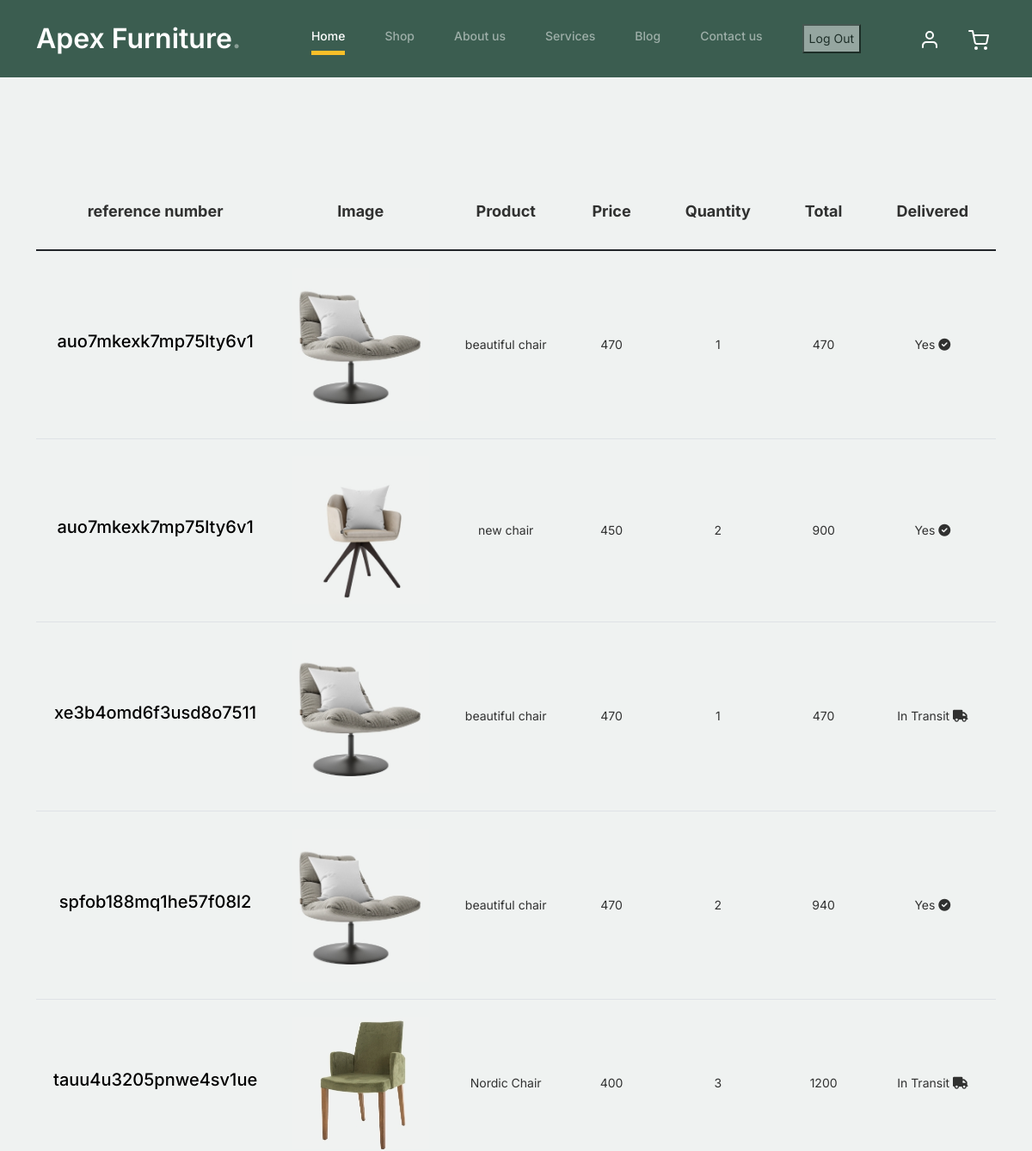
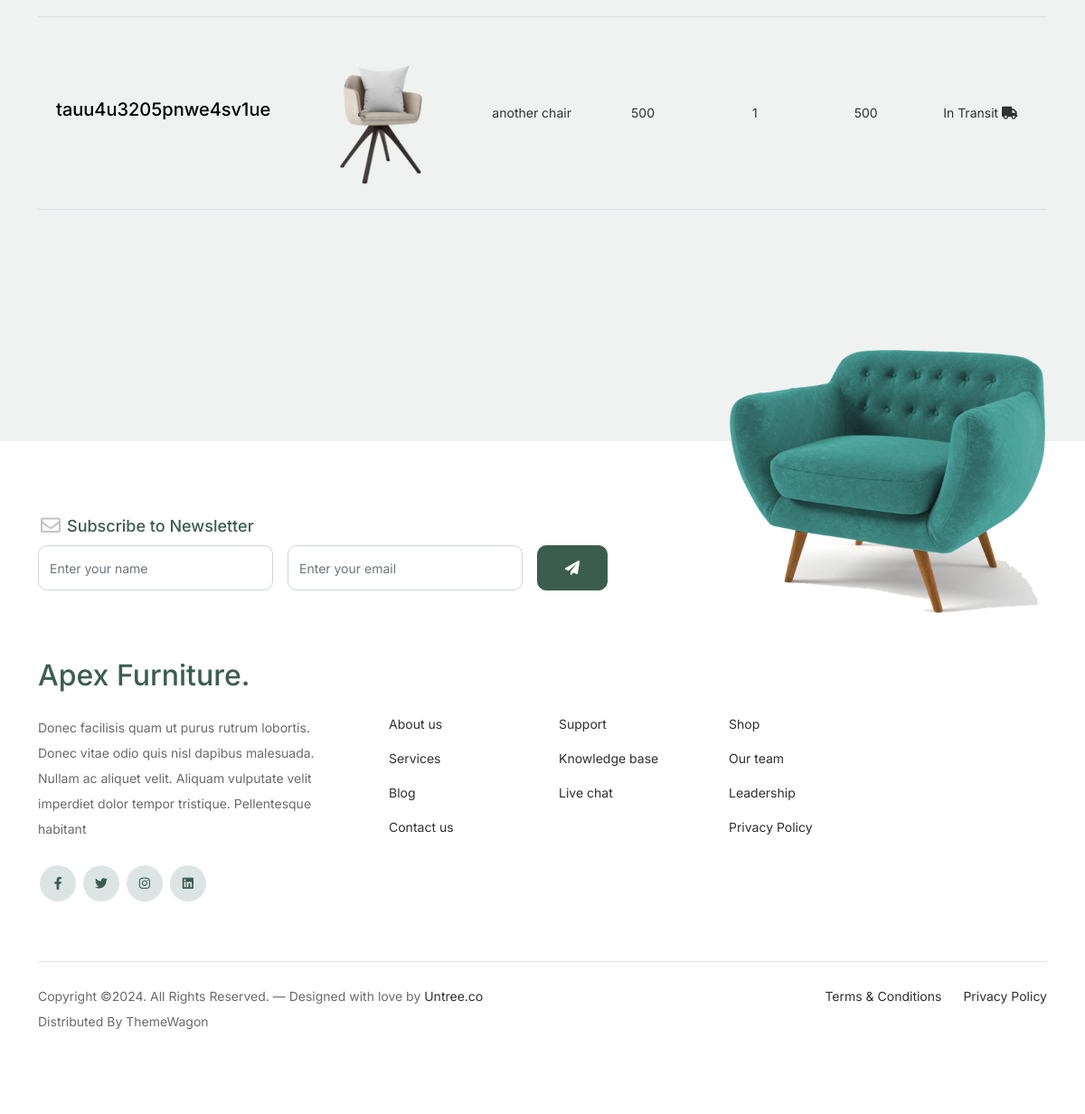
The app's page /orders/sul/ (signed in) with its own data (2 pictures, top to bottom).
### furn/models.py (models this page shows, shortened)
class Orders(models.Model):
    user = models.ForeignKey(User, on_delete=models.CASCADE)
    ref_number = models.CharField(max_length=50)
    orderItem = models.ManyToManyField("OrderItem")
    address = models.ForeignKey(Address, on_delete=models.SET_NULL, blank=True, null=True)
    ordered = models.BooleanField(default=False)
    delivered = models.BooleanField(default=False)
    order_date = models.DateTimeField(auto_now_add=True)
    class Meta:
        verbose_name_plural = 'Orders'

class OrderItem(models.Model):
    product = models.ForeignKey(Product, on_delete=models.CASCADE)
    quantity = models.IntegerField(default=1)
    user = models.ForeignKey(User, on_delete=models.CASCADE)
    ordered = models.BooleanField(default=False)
    def prod(self):
        prod = self.product.price * self.quantity
        return prod

class Product(models.Model):
    name = models.CharField(max_length=150)
    price = models.IntegerField()
    image = models.ImageField(upload_to='products')
    slug = models.SlugField(null=True, blank=True)

### furn/views.py (the view)
# urls.py: path('orders/<str:username>/', views.orders, name="orders"),
def orders(request, username):
    user = User.objects.get(username= request.user)
    orders = Orders.objects.filter(user=user, ordered=True)
    order= Orders.objects.filter(orderItem__user=user, ordered=True)
    context={"orders":orders, "order": order}
    return render(request, "orders.html", context)

### templates/orders.html (shortened to what this page needs)
{% extends "navbar.html" %}
{% load static %}
{% block content %}
<div class="untree_co-section before-footer-section">
    <div class="container">
      <div class="row mb-5">
          <div class="site-blocks-table " >
            <table class="table">
              <thead>
                <tr>
                  <th class="product-thumbnail">reference number</th>
                  <th class="product-thumbnail">Image</th>
                  <th class="product-name">Product</th>
                  <th class="product-price">Price</th>
                  <th class="product-quantity">Quantity</th>
                  <th class="product-total">Total</th>
                  <th class="product-total">Delivered</th>
                </tr>
              </thead>
              <tbody>
                {% for order in orders %}
                <tr>
                  {% for area in order.orderItem.all %}
                  <td class="product-thumbnail">
                    <h2 class="h5 text-black">{{order.ref_number}}</h2>
                  </td>
                  <td class="product-thumbnail">
                    <img src="{{area.product.image.url}}" alt="Image" class="img-fluid">
                  </td>
                    <td>{{area.product.name}}</td>
                    <td>{{area.product.price}}</td>
                    <td>{{area.quantity}}</td>
                    <td>{{area.prod}}</td>
                    {% if order.delivered %}
                    <td>Yes <i class="fa-solid fa-circle-check"></i></td>
                    {% else %}
                    <td>In Transit <i class="fa-solid fa-truck"></i></td>
                    {% endif %}
                </tr>
                {% endfor %}
                {% endfor %}
              </tbody>
            </table>
          </div>
      </div>
      </div>
    </div>
{% endblock content %}

### templates/navbar.html (shortened to what this page needs)
{% load static %}
{% load cart_template_tags %}
<!doctype html>
<html lang="en">
<head>
    <link href="{% static 'css/bootstrap.min.css' %}" rel="stylesheet">
	<link href="https://cdnjs.cloudflare.com/ajax/libs/font-awesome/6.0.0-beta3/css/all.min.css" rel="stylesheet">
	<link href="{% static 'css/tiny-slider.css' %}" rel="stylesheet">
	<link href="{% static 'css/style.css' %}" rel="stylesheet">
</head>
<nav class="custom-navbar navbar navbar navbar-expand-md navbar-dark bg-dark" arial-label="Furni navigation bar">
    <div class="container">
        <a class="navbar-brand" href="{% url 'home' %}">Apex Furniture<span>.</span></a>
        <div class="collapse navbar-collapse" id="navbarsFurni">
            <ul class="custom-navbar-nav navbar-nav ms-auto mb-2 mb-md-0">
                <li class="nav-item active">
                    <a class="nav-link" href="{% url 'home' %}">Home</a>
                </li>
                <li><a class="nav-link" href="{% url 'shop' %}">Shop</a></li>
                <li><a class="nav-link" href="{% url 'about' %}">About us</a></li>
                <li><a class="nav-link" href="{% url 'services' %}">Services</a></li>
                <li><a class="nav-link" href="{% url 'blogs' %}">Blog</a></li>
                <li><a class="nav-link" href="{% url 'contact' %}">Contact us</a></li>
                {% if user.is_authenticated %}
                <li><a class="nav-link" href="{% url 'logout' %}"> <form action="{% url 'logout' %}" method="post">
                    <button type="submit">Log Out</button>
                </form></a></li>
                {% else %}
                <li><a class="nav-link" href="{% url 'register' %}">Register</a></li>
                <li><a class="nav-link" href="{% url 'login' %}">Login</a></li>
                {% endif %}
            </ul>
            <ul class="custom-navbar-cta navbar-nav mb-2 mb-md-0 ms-5">
               {% if request.user == user %}
                <li><a class="nav-link" href="{% url 'profile' user %}"><img src="{% static 'images/user.svg' %}"></a></li>
                {{ cart_item_count }}<li><a class="nav-link" href="{% url 'cart' user %}"><img src="{% static 'images/cart.svg' %}"></a></li>
                {% endif %}
            </ul>
        </div>
    </div>
</nav>
<body>
{% block content %}{% endblock content %}
</body>
<footer class="footer-section">
    <div class="container relative">
        <div class="sofa-img">
            <img src="{% static 'images/sofa.png' %}" alt="Image" class="img-fluid">
        </div>
        <div class="row">
            <div class="col-lg-8">
                <div class="subscription-form">
                    <h3 class="d-flex align-items-center"><span class="me-1"><img src="{% static 'images/envelope-outline.svg' %}" alt="Image" class="img-fluid"></span><span>Subscribe to Newsletter</span></h3>
                    <form action="#" class="row g-3">
                        <div class="col-auto">
                            <input type="text" class="form-control" placeholder="Enter your name">
                        </div>
                        <div class="col-auto">
                            <input type="email" class="form-control" placeholder="Enter your email">
                        </div>
                        <div class="col-auto">
                            <button class="btn btn-primary">
                                <span class="fa fa-paper-plane"></span>
                            </button>
                        </div>
                    </form>
                </div>
            </div>
        </div>
        <div class="row g-5 mb-5">
            <div class="col-lg-4">
                <div class="mb-4 footer-logo-wrap"><a href="#" class="footer-logo">Apex Furniture<span>.</span></a></div>
                <p class="mb-4">Donec facilisis quam ut purus rutrum lobortis. Donec vitae odio quis nisl dapibus malesuada. Nullam ac aliquet velit. Aliquam vulputate velit imperdiet dolor tempor tristique. Pellentesque habitant</p>
                <ul class="list-unstyled custom-social">
                    <li><a href="#"><span class="fa fa-brands fa-facebook-f"></span></a></li>
                    <li><a href="#"><span class="fa fa-brands fa-twitter"></span></a></li>
                    <li><a href="#"><span class="fa fa-brands fa-instagram"></span></a></li>
                    <li><a href="#"><span class="fa fa-brands fa-linkedin"></span></a></li>
                </ul>
            </div>
            <div class="col-lg-8">
                <div class="row links-wrap">
                    <div class="col-6 col-sm-6 col-md-3">
                        <ul class="list-unstyled">
                            <li><a href="{% url 'about' %}">About us</a></li>
                            <li><a href="{% url 'services' %}">Services</a></li>
                            <li><a href="{% url 'blogs' %}">Blog</a></li>
                            <li><a href="{% url 'contact' %}">Contact us</a></li>
                        </ul>
                    </div>
                    <div class="col-6 col-sm-6 col-md-3">
                        <ul class="list-unstyled">
                            <li><a href="#">Support</a></li>
                            <li><a href="#">Knowledge base</a></li>
                            <li><a href="#">Live chat</a></li>
                        </ul>
                    </div>
                    <div class="col-6 col-sm-6 col-md-3">
                        <ul class="list-unstyled">
                            <li><a href="{% url 'shop' %}">Shop</a></li>
                            <li><a href="{% url 'about' %}">Our team</a></li>
                            <li><a href="#">Leadership</a></li>
                            <li><a href="#">Privacy Policy</a></li>
                        </ul>
                    </div>
                </div>
            </div>
        </div>
        <div class="border-top copyright">
            <div class="row pt-4">
                <div class="col-lg-6">
                    <p class="mb-2 text-center text-lg-start">Copyright &copy;. All Rights Reserved. &mdash; Designed with love by <a href="https://untree.co">Untree.co</a> Distributed By <a hreff="https://themewagon.com">ThemeWagon</a>
    </p>
                </div>
                <div class="col-lg-6 text-center text-lg-end">
                    <ul class="list-unstyled d-inline-flex ms-auto">
                        <li class="me-4"><a href="#">Terms &amp; Conditions</a></li>
                        <li><a href="#">Privacy Policy</a></li>
                    </ul>
                </div>
            </div>
        </div>
    </div>
</footer>

### furn/static/css/style.css (style rules this page uses)
body { overflow-x: hidden; position: relative; }
body { font-family: "Inter", sans-serif; font-weight: 400; line-height: 28px; color: #6a6a6a; font-size: 14px; background-color: #eff2f1; }
a { text-decoration: none; -webkit-transition: .3s all ease; -o-transition: .3s all ease; transition: .3s all ease; color: #2f2f2f; text-decoration: underline; }
.custom-navbar { background: #3b5d50 !important; padding-top: 20px; padding-bottom: 20px; }
.custom-navbar .navbar-brand { font-size: 32px; font-weight: 600; }
.custom-navbar .navbar-brand > span { opacity: .4; }
@media (min-width: 992px) { .custom-navbar .custom-navbar-nav li { margin-left: 15px; margin-right: 15px; } }
.custom-navbar .custom-navbar-nav li a { font-weight: 500; color: #ffffff !important; opacity: .5; -webkit-transition: .3s all ease; -o-transition: .3s all ease; transition: .3s all ease; position: relative; }
@media (min-width: 768px) { .custom-navbar .custom-navbar-nav li a:before { content: ""; position: absolute; bottom: 0; left: 8px; right: 8px; background: #f9bf29; height: 5px; opacity: 1; visibility: visible; width: 0; -webkit-transition: .15s all ease-out; -o-transition: .15s all ease-out; transition: .15s all ease-out; } }
.custom-navbar .custom-navbar-nav li.active a { opacity: 1; }
.custom-navbar .custom-navbar-nav li.active a:before { width: calc(100% - 16px); }
.custom-navbar .custom-navbar-cta { margin-left: 0 !important; -webkit-box-orient: horizontal; -webkit-box-direction: normal; -ms-flex-direction: row; flex-direction: row; }
@media (min-width: 768px) { .custom-navbar .custom-navbar-cta { margin-left: 40px !important; } }
.custom-navbar .custom-navbar-cta li { margin-left: 0px; margin-right: 0px; }
.custom-navbar .custom-navbar-cta li:first-child { margin-right: 20px; }
.btn { font-weight: 600; padding: 12px 30px; border-radius: 30px; color: #ffffff; background: #2f2f2f; border-color: #2f2f2f; }
.btn.btn-primary { background: #3b5d50; border-color: #3b5d50; }
.before-footer-section { padding: 7rem 0 12rem 0 !important; }
.footer-section { padding: 80px 0; background: #ffffff; }
.footer-section .relative { position: relative; }
.footer-section a { text-decoration: none; color: #2f2f2f; -webkit-transition: .3s all ease; -o-transition: .3s all ease; transition: .3s all ease; }
.footer-section .subscription-form { margin-bottom: 40px; position: relative; z-index: 2; margin-top: 100px; }
@media (min-width: 992px) { .footer-section .subscription-form { margin-top: 0px; margin-bottom: 80px; } }
.footer-section .subscription-form h3 { font-size: 18px; font-weight: 500; color: #3b5d50; }
.footer-section .subscription-form .form-control { height: 50px; border-radius: 10px; font-family: "Inter", sans-serif; }
.footer-section .subscription-form .btn { border-radius: 10px !important; }
.footer-section .sofa-img { position: absolute; top: -200px; z-index: 1; right: 0; }
.footer-section .sofa-img img { max-width: 380px; }
.footer-section .links-wrap { margin-top: 0px; }
@media (min-width: 992px) { .footer-section .links-wrap { margin-top: 54px; } }
.footer-section .links-wrap ul li { margin-bottom: 10px; }
.footer-section .footer-logo-wrap .footer-logo { font-size: 32px; font-weight: 500; text-decoration: none; color: #3b5d50; }
.footer-section .custom-social li { margin: 2px; display: inline-block; }
.footer-section .custom-social li a { width: 40px; height: 40px; text-align: center; line-height: 40px; display: inline-block; background: #dce5e4; color: #3b5d50; border-radius: 50%; }
.footer-section .border-top { border-color: #dce5e4; }
.footer-section .border-top.copyright { font-size: 14px !important; }
.untree_co-section { padding: 7rem 0; }
.form-control { height: 50px; border-radius: 10px; font-family: "Inter", sans-serif; }
.site-blocks-table { overflow: auto; }
.site-blocks-table .product-thumbnail { width: 200px; }
.site-blocks-table thead th { padding: 30px; text-align: center; border-width: 0px !important; vertical-align: middle; color: rgba(0, 0, 0, 0.8); font-size: 18px; }
.site-blocks-table td { padding: 20px; text-align: center; vertical-align: middle; color: rgba(0, 0, 0, 0.8); }
.site-blocks-table tbody tr:first-child td { border-top: 1px solid #3b5d50 !important; }

### records on screen
Orders: ref_number "auo7mkexk7mp75lty6v1"
OrderItem: product.image (picture), product.name "beautiful chair", product.price "470", quantity "1", prod "470", shows "Yes"
OrderItem: product.image (picture), product.name "new chair", product.price "450", quantity "2", prod "900", shows "Yes"
Orders: ref_number "xe3b4omd6f3usd8o7511"
OrderItem: product.image (picture), product.name "beautiful chair", product.price "470", quantity "1", prod "470", shows "In Transit"
Orders: ref_number "spfob188mq1he57f08l2"
OrderItem: product.image (picture), product.name "beautiful chair", product.price "470", quantity "2", prod "940", shows "Yes"
Orders: ref_number "tauu4u3205pnwe4sv1ue"
OrderItem: product.image (picture), product.name "Nordic Chair", product.price "400", quantity "3", prod "1200", shows "In Transit"
OrderItem: product.image (picture), product.name "another chair", product.price "500", quantity "1", prod "500", shows "In Transit"
